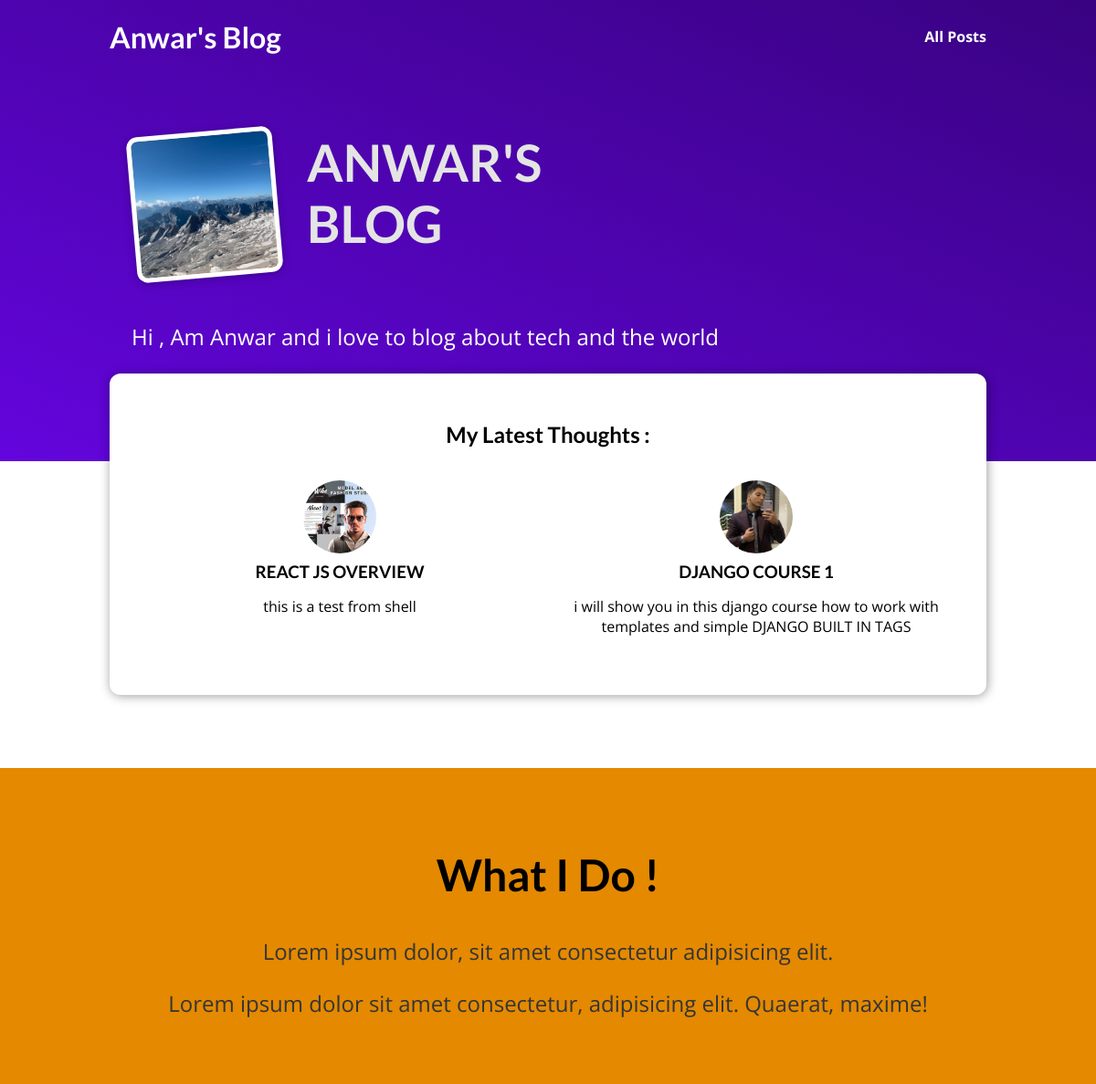
Before: / with the older database file.
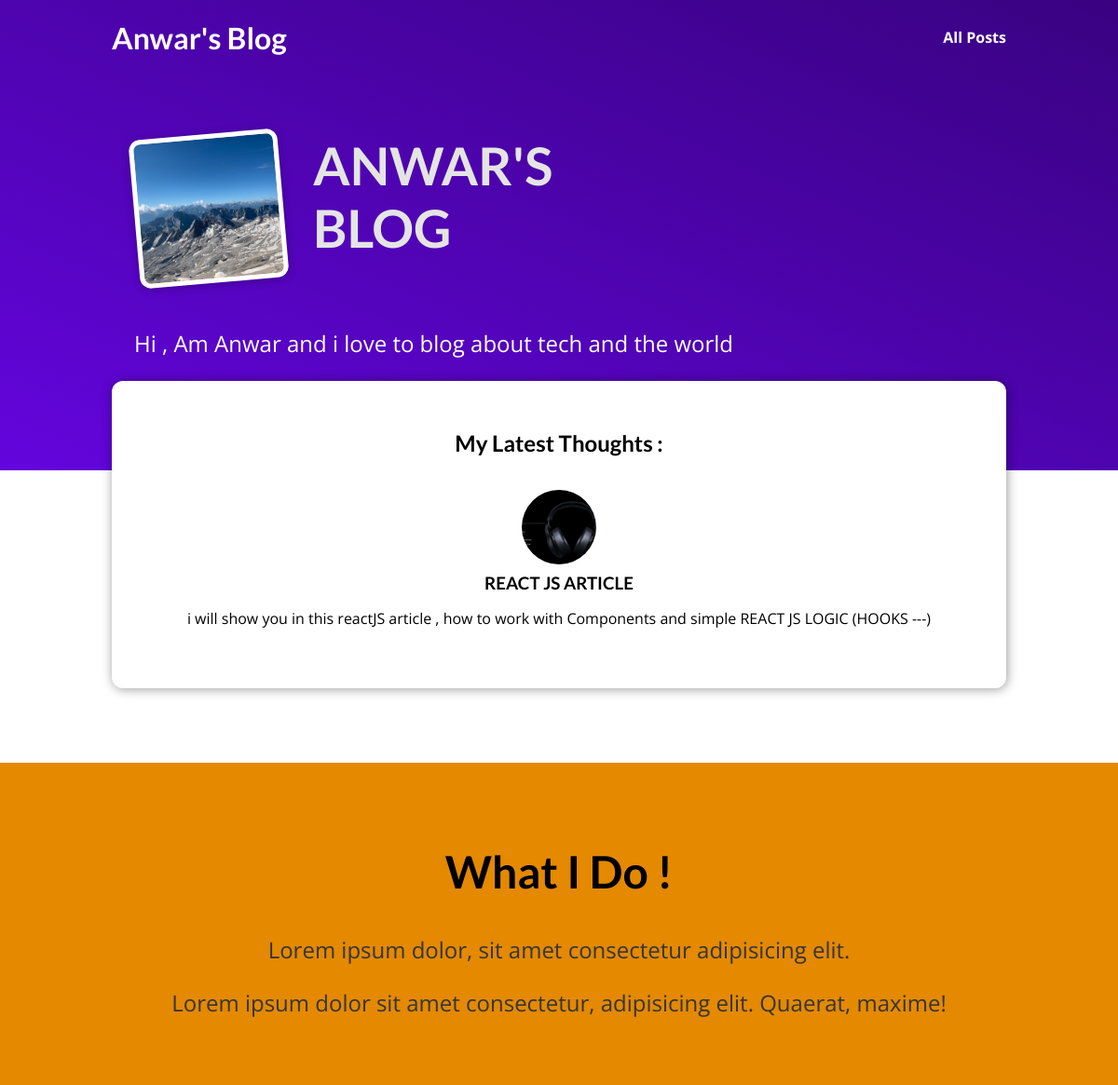
After: the same page with the newer database file.
### blog/models.py (models this page shows, shortened)
class Post(models.Model):
    title = models.CharField(max_length=70)
    excerpt = models.CharField(max_length=120)
    author = models.ForeignKey(Author, on_delete=models.SET_NULL, null=True, related_name="authorPosts")
    imageName = models.ImageField(upload_to="images")
    date = models.DateField(auto_now=True)
    slug = models.SlugField(db_index=True, null=False)
    content = models.TextField(validators=[MinLengthValidator(10)])
    tag = models.ManyToManyField(Tag, blank=True, related_name='Tags_Post')

### blog/views.py (the view)
# urls.py: path("", views.startingPage.as_view(), name="startingPage"),
class startingPage(TemplateView) :
    template_name ="blog/index.html"
    def get_context_data(self, **kwargs):
        context = super().get_context_data(**kwargs)
        context["latestPosts"] = Post.objects.all().order_by("-date")[:3] #getting 3 last  posts objects ordered
        return context

### blog/templates/blog/index.html (shortened to what this page needs)
{% extends "base.html" %}
{% load static %}
{% block cssFiles %}
        <link rel="stylesheet" href="{% static "blog/post.css" %}">
        <link rel="stylesheet" href="{% static "blog/index.css" %}">
{% endblock %}
{% block content %}
        <section id="welcome">
                <header>
                        <img src="{% static "blog/images/mountains.jpg" %}" alt="Anwar - the Author Of This Blog">
                        <h2>ANWAR'S BLOG</h2>
                </header>
                <p>
                    Hi , Am Anwar and i love to blog about tech and the world
                </p>
        </section>
        <section id="latest-posts">
                <h2>My Latest Thoughts : </h2>
                <ul>
                        {% for post in latestPosts %}
                                     {% include "blog/includes/post.html" %}
                        {% endfor %}
                </ul>
        </section>
        <section id="about">
            <h2>What I Do !</h2>
            <p>Lorem ipsum dolor, sit amet consectetur adipisicing elit.</p>
            <p>Lorem ipsum dolor sit amet consectetur, adipisicing elit. Quaerat, maxime!</p>
        </section>
    {% endblock %}

### blog/templates/blog/includes/post.html
{% load static %}
<li>
    <article class="post">
        <a href="{% url "postDetails-page" post.slug %}">
            <img src="{{post.imageName.url}}" alt="{{post.title}}">
            <div class="post__content">
                <h3>{{post.title}}</h3>
                <p>{{post.excerpt}}</p>
            </div>
        </a>
    </article>
</li>

Changed rows visible on the page:
removed Post: imageName (picture), title "DJANGO COURSE 1", excerpt "i will show you in this django course how to work with templates and simple DJANGO BUILT IN TAGS"
changed Post: imageName: a different picture; title "REACT JS OVERVIEW" → "REACT JS ARTICLE"; excerpt "this is a test from shell" → "i will show you in this reactJS article , how to work with Components and simple REACT JS LOGIC (HOOKS ---)"
